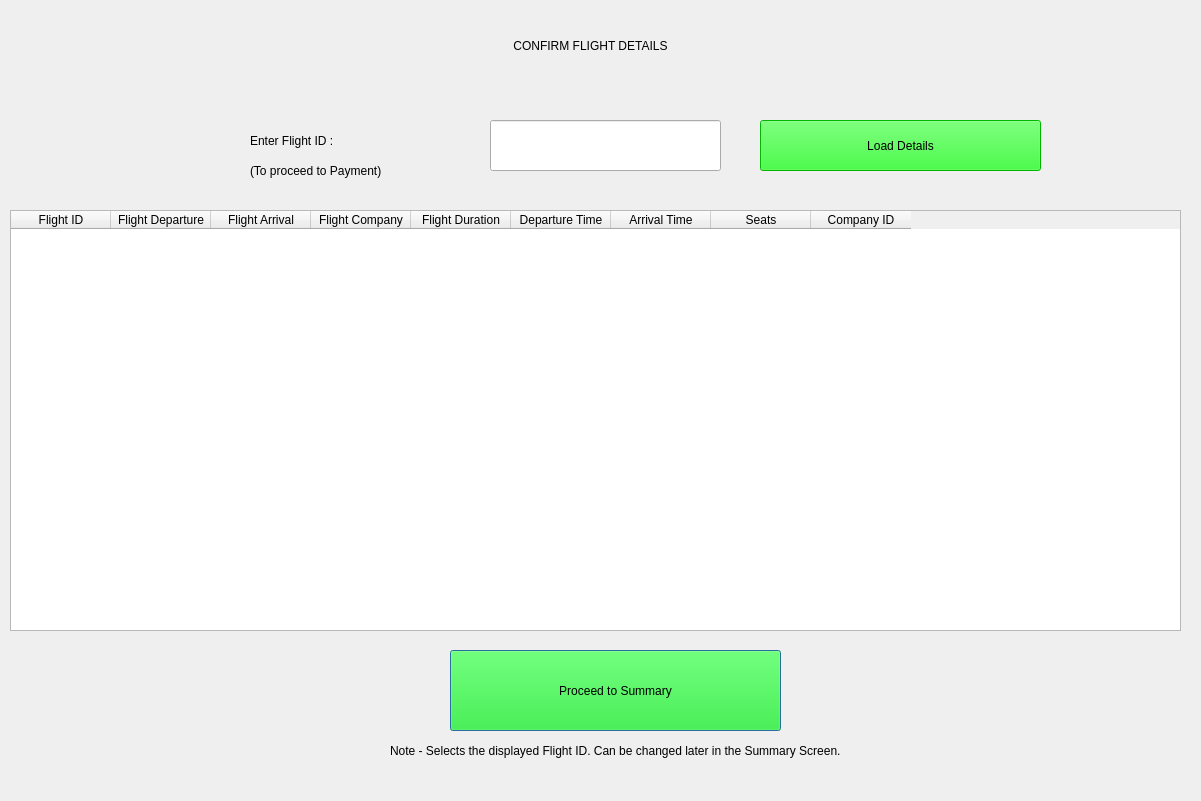
<?xml version="1.0" encoding="UTF-8"?>
<ui version="4.0">
 <class>bgWidget</class>
 <widget class="QDialog" name="bgWidget">
  <property name="geometry">
   <rect>
    <x>0</x>
    <y>0</y>
    <width>1201</width>
    <height>801</height>
   </rect>
  </property>
  <property name="windowTitle">
   <string>Dialog</string>
  </property>
  <widget class="QLabel" name="SUMMARY_Label">
   <property name="geometry">
    <rect>
     <x>180</x>
     <y>20</y>
     <width>821</width>
     <height>51</height>
    </rect>
   </property>
   <property name="styleSheet">
    <string notr="true">
font: 30pt &quot;MS Shell Dlg 2&quot;;</string>
   </property>
   <property name="text">
    <string>CONFIRM FLIGHT DETAILS</string>
   </property>
   <property name="alignment">
    <set>Qt::AlignCenter</set>
   </property>
  </widget>
  <widget class="QPushButton" name="Proceed_To_Summary_Button">
   <property name="geometry">
    <rect>
     <x>450</x>
     <y>650</y>
     <width>331</width>
     <height>81</height>
    </rect>
   </property>
   <property name="styleSheet">
    <string notr="true">font: 16pt &quot;MS Shell Dlg 2&quot;;
background-color: rgb(0, 255, 0);
</string>
   </property>
   <property name="text">
    <string>Proceed to Summary</string>
   </property>
  </widget>
  <widget class="QTableWidget" name="User_Flight_Details">
   <property name="geometry">
    <rect>
     <x>10</x>
     <y>210</y>
     <width>1171</width>
     <height>421</height>
    </rect>
   </property>
   <column>
    <property name="text">
     <string>Flight ID</string>
    </property>
   </column>
   <column>
    <property name="text">
     <string>Flight Departure</string>
    </property>
   </column>
   <column>
    <property name="text">
     <string>Flight Arrival</string>
    </property>
   </column>
   <column>
    <property name="text">
     <string>Flight Company</string>
    </property>
   </column>
   <column>
    <property name="text">
     <string>Flight Duration</string>
    </property>
   </column>
   <column>
    <property name="text">
     <string>Departure Time</string>
    </property>
   </column>
   <column>
    <property name="text">
     <string>Arrival Time</string>
    </property>
   </column>
   <column>
    <property name="text">
     <string>Seats</string>
    </property>
   </column>
   <column>
    <property name="text">
     <string>Company ID</string>
    </property>
   </column>
  </widget>
  <widget class="QLabel" name="label_3">
   <property name="geometry">
    <rect>
     <x>250</x>
     <y>160</y>
     <width>191</width>
     <height>21</height>
    </rect>
   </property>
   <property name="styleSheet">
    <string notr="true">font: 10pt &quot;MS Shell Dlg 2&quot;;</string>
   </property>
   <property name="text">
    <string>(To proceed to Payment)</string>
   </property>
  </widget>
  <widget class="QLabel" name="Enter_Flight_ID_Label">
   <property name="geometry">
    <rect>
     <x>250</x>
     <y>120</y>
     <width>221</width>
     <height>41</height>
    </rect>
   </property>
   <property name="styleSheet">
    <string notr="true">font: 18pt &quot;MS Shell Dlg 2&quot;;</string>
   </property>
   <property name="text">
    <string>Enter Flight ID :</string>
   </property>
  </widget>
  <widget class="QLineEdit" name="Flight_ID">
   <property name="geometry">
    <rect>
     <x>490</x>
     <y>120</y>
     <width>231</width>
     <height>51</height>
    </rect>
   </property>
   <property name="styleSheet">
    <string notr="true">font: 10pt &quot;MS Shell Dlg 2&quot;;</string>
   </property>
  </widget>
  <widget class="QPushButton" name="User_Input_Flight_ID">
   <property name="geometry">
    <rect>
     <x>760</x>
     <y>120</y>
     <width>281</width>
     <height>51</height>
    </rect>
   </property>
   <property name="styleSheet">
    <string notr="true">font: 16pt &quot;MS Shell Dlg 2&quot;;
background-color: rgb(0, 255, 0);
</string>
   </property>
   <property name="text">
    <string>Load Details</string>
   </property>
  </widget>
  <widget class="QLabel" name="label">
   <property name="geometry">
    <rect>
     <x>390</x>
     <y>740</y>
     <width>491</width>
     <height>21</height>
    </rect>
   </property>
   <property name="text">
    <string>Note - Selects the displayed Flight ID. Can be changed later in the Summary Screen.</string>
   </property>
  </widget>
  <widget class="QLabel" name="Error_Popup_Message">
   <property name="geometry">
    <rect>
     <x>430</x>
     <y>180</y>
     <width>391</width>
     <height>21</height>
    </rect>
   </property>
   <property name="styleSheet">
    <string notr="true">font: 10pt &quot;MS Shell Dlg 2&quot;;
color: rgb(255, 0, 0);</string>
   </property>
   <property name="text">
    <string/>
   </property>
   <property name="alignment">
    <set>Qt::AlignCenter</set>
   </property>
  </widget>
 </widget>
 <resources/>
 <connections/>
</ui>
